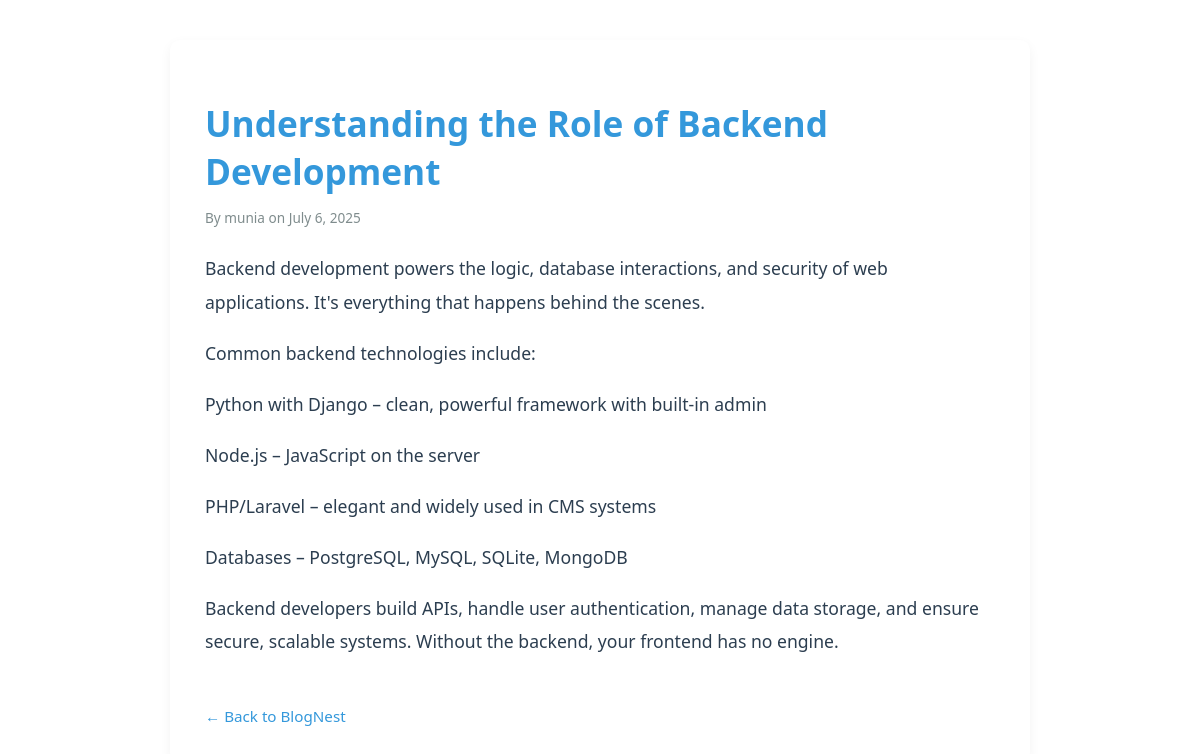
Page /backend-development/ on the committed database.
### blog/models.py (models this page shows, shortened)
class Post(models.Model):
    title = models.CharField(max_length=200)
    slug = models.SlugField(unique=True, blank=True)
    author = models.ForeignKey(User, on_delete=models.CASCADE)
    content = models.TextField()
    created_at = models.DateTimeField(auto_now_add=True)

### blog/views.py (the view)
# urls.py: path('<slug:slug>/', views.post_detail, name='post_detail'),
def post_detail(request, slug):
    post = get_object_or_404(Post, slug=slug)
    return render(request, 'blog/post_detail.html', {'post': post})

### blog/templates/blog/post_detail.html (shortened to what this page needs)
<!DOCTYPE html>
<html lang="en">
<head>
    <link rel="stylesheet" href="/static/style.css">
</head>
<body>
    <div class="container">
        <div class="post-detail">
            <h1>{{ post.title }}</h1>
            <p class="meta">By {{ post.author }} on {{ post.created_at|date:"F j, Y" }}</p>
            <div class="content">
                {{ post.content|linebreaks }}
            </div>
            <a href="{% url 'home' %}" class="back-link">← Back to BlogNest</a>
        </div>
    </div>
</body>
</html>

### static/style.css (style rules this page uses)
:root { --primary: #2c3e50; --accent: #3498db; --background: #ffffff; --text: #2c3e50; --muted: #7f8c8d; --card-shadow: rgba(0, 0, 0, 0.05); }
body { font-family: 'Segoe UI', sans-serif; background-color: var(--background); color: var(--text); margin: 0; padding: 0; }
.container { width: 90%; max-width: 860px; margin: 40px auto; padding: 0 15px; }
.meta { font-size: 0.85rem; color: var(--muted); margin-bottom: 15px; }
a { color: var(--accent); text-decoration: none; }
.back-link { display: inline-block; margin-top: 30px; font-size: 0.95rem; color: var(--accent); }
.post-detail { background-color: #fff; padding: 35px; border-radius: 10px; box-shadow: 0 4px 12px var(--card-shadow); }
.post-detail h1 { font-size: 2.2rem; color: var(--accent); margin-bottom: 10px; }
.post-detail .meta { font-size: 0.85rem; color: var(--muted); margin-bottom: 25px; }
.post-detail .content { font-size: 1.1rem; line-height: 1.9; color: var(--text); }

### rows in the picture
Post: title "Understanding the Role of Backend Development", author "munia", created_at "July 6, 2025", content "Backend development powers the logic, database interactions, and security of web applications. It's everything that happens behind the scenes. Common backend technologies include: Python with Django – clean, powerful framework with built-in admin Node.js – JavaScript on the server PHP/Laravel – elegant and widely used in CMS systems Databases – PostgreSQL, MySQL, SQLite, MongoDB Backend developers build APIs, handle user authentication, manage data storage, and ensure secure, scalable systems. Without the backend, your frontend has no engine."
